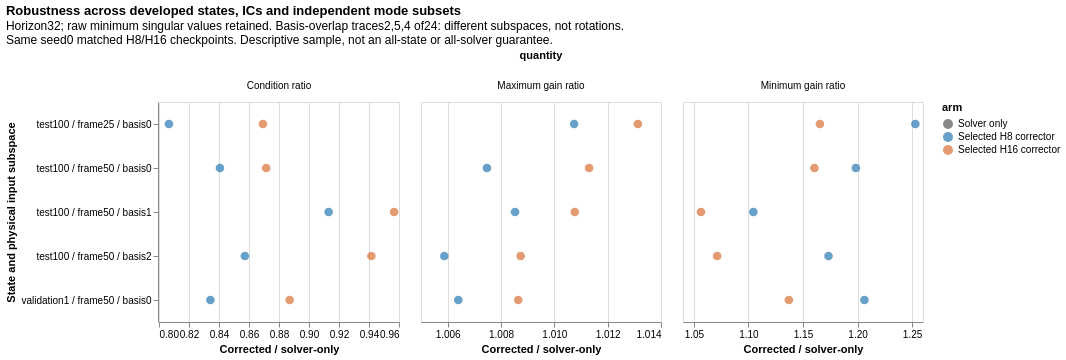

Describe this chart as a Vega-Lite specification.
### Vega-Lite specification from a JSON file in a GitHub repository (floating-point values rounded to 4 significant figures)
{"config": {"view": {"continuousWidth": 300, "continuousHeight": 300}}, "data": {"name": "data-816cb95a4ceb5a265dc4bf93c63ff1f9"}, "facet": {"column": {"field": "quantity", "type": "nominal"}}, "spec": {"mark": {"type": "point", "filled": true, "size": 75}, "encoding": {"color": {"field": "arm", "scale": {"domain": ["Solver only", "Selected H8 corrector", "Selected H16 corrector"], "range": ["#555555", "#2678b2", "#da7036"]}, "type": "nominal"}, "tooltip": [{"field": "case", "type": "nominal"}, {"field": "arm", "type": "nominal"}, {"field": "quantity", "type": "nominal"}, {"field": "ratio_to_solver", "type": "quantitative"}], "x": {"field": "ratio_to_solver", "scale": {"zero": false}, "title": "Corrected / solver-only", "type": "quantitative"}, "y": {"field": "case", "title": "State and physical input subspace", "type": "nominal"}}, "height": 220, "width": 240}, "resolve": {"scale": {"x": "independent"}}, "title": {"text": "Robustness across developed states, ICs and independent mode subsets", "subtitle": ["Horizon32; raw minimum singular values retained. Basis-overlap traces2,5,4 of24: different subspaces, not rotations.", "Same seed0 matched H8/H16 checkpoints. Descriptive sample, not an all-state or all-solver guarantee."]}, "$schema": "https://vega.github.io/schema/vega-lite/v6.4.1.json", "datasets": {"data-816cb95a4ceb5a265dc4bf93c63ff1f9": [{"case": "test100 / frame50 / basis0", "arm": "Selected H8 corrector", "quantity": "Maximum gain ratio", "ratio_to_solver": 1.007}, {"case": "test100 / frame50 / basis0", "arm": "Selected H8 corrector", "quantity": "Minimum gain ratio", "ratio_to_solver": 1.198}, {"case": "test100 / frame50 / basis0", "arm": "Selected H8 corrector", "quantity": "Condition ratio", "ratio_to_solver": 0.8406}, {"case": "test100 / frame50 / basis0", "arm": "Selected H16 corrector", "quantity": "Maximum gain ratio", "ratio_to_solver": 1.011}, {"case": "test100 / frame50 / basis0", "arm": "Selected H16 corrector", "quantity": "Minimum gain ratio", "ratio_to_solver": 1.16}, {"case": "test100 / frame50 / basis0", "arm": "Selected H16 corrector", "quantity": "Condition ratio", "ratio_to_solver": 0.8715}, {"case": "test100 / frame50 / basis1", "arm": "Selected H8 corrector", "quantity": "Maximum gain ratio", "ratio_to_solver": 1.009}, {"case": "test100 / frame50 / basis1", "arm": "Selected H8 corrector", "quantity": "Minimum gain ratio", "ratio_to_solver": 1.105}, {"case": "test100 / frame50 / basis1", "arm": "Selected H8 corrector", "quantity": "Condition ratio", "ratio_to_solver": 0.9131}, {"case": "test100 / frame50 / basis1", "arm": "Selected H16 corrector", "quantity": "Maximum gain ratio", "ratio_to_solver": 1.011}, {"case": "test100 / frame50 / basis1", "arm": "Selected H16 corrector", "quantity": "Minimum gain ratio", "ratio_to_solver": 1.056}, {"case": "test100 / frame50 / basis1", "arm": "Selected H16 corrector", "quantity": "Condition ratio", "ratio_to_solver": 0.9567}, {"case": "test100 / frame50 / basis2", "arm": "Selected H8 corrector", "quantity": "Maximum gain ratio", "ratio_to_solver": 1.006}, {"case": "test100 / frame50 / basis2", "arm": "Selected H8 corrector", "quantity": "Minimum gain ratio", "ratio_to_solver": 1.173}, {"case": "test100 / frame50 / basis2", "arm": "Selected H8 corrector", "quantity": "Condition ratio", "ratio_to_solver": 0.8572}, {"case": "test100 / frame50 / basis2", "arm": "Selected H16 corrector", "quantity": "Maximum gain ratio", "ratio_to_solver": 1.009}, {"case": "test100 / frame50 / basis2", "arm": "Selected H16 corrector", "quantity": "Minimum gain ratio", "ratio_to_solver": 1.071}, {"case": "test100 / frame50 / basis2", "arm": "Selected H16 corrector", "quantity": "Condition ratio", "ratio_to_solver": 0.9416}, {"case": "test100 / frame25 / basis0", "arm": "Selected H8 corrector", "quantity": "Maximum gain ratio", "ratio_to_solver": 1.011}, {"case": "test100 / frame25 / basis0", "arm": "Selected H8 corrector", "quantity": "Minimum gain ratio", "ratio_to_solver": 1.253}, {"case": "test100 / frame25 / basis0", "arm": "Selected H8 corrector", "quantity": "Condition ratio", "ratio_to_solver": 0.8066}, {"case": "test100 / frame25 / basis0", "arm": "Selected H16 corrector", "quantity": "Maximum gain ratio", "ratio_to_solver": 1.013}, {"case": "test100 / frame25 / basis0", "arm": "Selected H16 corrector", "quantity": "Minimum gain ratio", "ratio_to_solver": 1.165}, {"case": "test100 / frame25 / basis0", "arm": "Selected H16 corrector", "quantity": "Condition ratio", "ratio_to_solver": 0.8693}, {"case": "validation1 / frame50 / basis0", "arm": "Selected H8 corrector", "quantity": "Maximum gain ratio", "ratio_to_solver": 1.006}, {"case": "validation1 / frame50 / basis0", "arm": "Selected H8 corrector", "quantity": "Minimum gain ratio", "ratio_to_solver": 1.206}, {"case": "validation1 / frame50 / basis0", "arm": "Selected H8 corrector", "quantity": "Condition ratio", "ratio_to_solver": 0.8343}, {"case": "validation1 / frame50 / basis0", "arm": "Selected H16 corrector", "quantity": "Maximum gain ratio", "ratio_to_solver": 1.009}, {"case": "validation1 / frame50 / basis0", "arm": "Selected H16 corrector", "quantity": "Minimum gain ratio", "ratio_to_solver": 1.137}, {"case": "validation1 / frame50 / basis0", "arm": "Selected H16 corrector", "quantity": "Condition ratio", "ratio_to_solver": 0.8871}]}}
